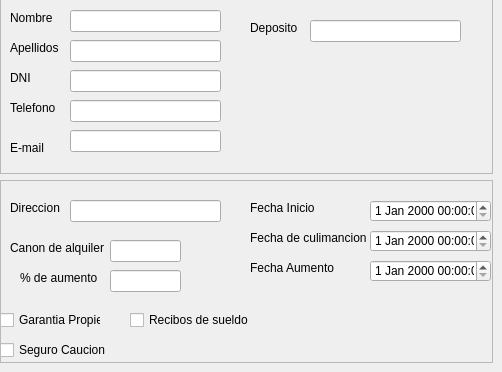
       <widget class="QWidget" name="Editar_Inquilino">
        <widget class="QFrame" name="DatosInq_Frame_2">
         <property name="geometry">
          <rect>
           <x>0</x>
           <y>-10</y>
           <width>493</width>
           <height>184</height>
          </rect>
         </property>
         <property name="frameShape">
          <enum>QFrame::StyledPanel</enum>
         </property>
         <property name="frameShadow">
          <enum>QFrame::Raised</enum>
         </property>
         <widget class="QLabel" name="label_14">
          <property name="geometry">
           <rect>
            <x>10</x>
            <y>20</y>
            <width>49</width>
            <height>16</height>
           </rect>
          </property>
          <property name="text">
           <string>Nombre</string>
          </property>
         </widget>
         <widget class="QLabel" name="label_15">
          <property name="geometry">
           <rect>
            <x>10</x>
            <y>50</y>
            <width>49</width>
            <height>16</height>
           </rect>
          </property>
          <property name="text">
           <string>Apellidos</string>
          </property>
         </widget>
         <widget class="QLabel" name="label_16">
          <property name="geometry">
           <rect>
            <x>10</x>
            <y>80</y>
            <width>49</width>
            <height>16</height>
           </rect>
          </property>
          <property name="text">
           <string>DNI</string>
          </property>
         </widget>
         <widget class="QLabel" name="label_17">
          <property name="geometry">
           <rect>
            <x>10</x>
            <y>110</y>
            <width>49</width>
            <height>16</height>
           </rect>
          </property>
          <property name="text">
           <string>Telefono</string>
          </property>
         </widget>
         <widget class="QLabel" name="label_18">
          <property name="geometry">
           <rect>
            <x>10</x>
            <y>150</y>
            <width>49</width>
            <height>16</height>
           </rect>
          </property>
          <property name="text">
           <string>E-mail</string>
          </property>
         </widget>
         <widget class="QLabel" name="label_19">
          <property name="geometry">
           <rect>
            <x>250</x>
            <y>30</y>
            <width>51</width>
            <height>16</height>
           </rect>
          </property>
          <property name="text">
           <string>Deposito</string>
          </property>
         </widget>
         <widget class="QLineEdit" name="lineEdit_10">
          <property name="geometry">
           <rect>
            <x>70</x>
            <y>20</y>
            <width>151</width>
            <height>22</height>
           </rect>
          </property>
         </widget>
         <widget class="QLineEdit" name="lineEdit_11">
          <property name="geometry">
           <rect>
            <x>70</x>
            <y>50</y>
            <width>151</width>
            <height>22</height>
           </rect>
          </property>
         </widget>
         <widget class="QLineEdit" name="lineEdit_12">
          <property name="geometry">
           <rect>
            <x>70</x>
            <y>80</y>
            <width>151</width>
            <height>22</height>
           </rect>
          </property>
         </widget>
         <widget class="QLineEdit" name="lineEdit_13">
          <property name="geometry">
           <rect>
            <x>70</x>
            <y>110</y>
            <width>151</width>
            <height>22</height>
           </rect>
          </property>
         </widget>
         <widget class="QLineEdit" name="lineEdit_14">
          <property name="geometry">
           <rect>
            <x>70</x>
            <y>140</y>
            <width>151</width>
            <height>22</height>
           </rect>
          </property>
         </widget>
         <widget class="QLineEdit" name="lineEdit_15">
          <property name="geometry">
           <rect>
            <x>310</x>
            <y>30</y>
            <width>151</width>
            <height>22</height>
           </rect>
          </property>
         </widget>
        </widget>
        <widget class="QFrame" name="Datos_alquiler_frame_2">
         <property name="geometry">
          <rect>
           <x>0</x>
           <y>180</y>
           <width>493</width>
           <height>183</height>
          </rect>
         </property>
         <property name="frameShape">
          <enum>QFrame::StyledPanel</enum>
         </property>
         <property name="frameShadow">
          <enum>QFrame::Raised</enum>
         </property>
         <widget class="QLabel" name="label_20">
          <property name="geometry">
           <rect>
            <x>10</x>
            <y>20</y>
            <width>51</width>
            <height>16</height>
           </rect>
          </property>
          <property name="text">
           <string>Direccion </string>
          </property>
         </widget>
         <widget class="QLabel" name="label_21">
          <property name="geometry">
           <rect>
            <x>250</x>
            <y>20</y>
            <width>71</width>
            <height>16</height>
           </rect>
          </property>
          <property name="text">
           <string>Fecha Inicio </string>
          </property>
         </widget>
         <widget class="QLabel" name="label_22">
          <property name="geometry">
           <rect>
            <x>10</x>
            <y>60</y>
            <width>101</width>
            <height>16</height>
           </rect>
          </property>
          <property name="text">
           <string>Canon de alquiler</string>
          </property>
         </widget>
         <widget class="QLabel" name="label_23">
          <property name="geometry">
           <rect>
            <x>250</x>
            <y>80</y>
            <width>91</width>
            <height>16</height>
           </rect>
          </property>
          <property name="text">
           <string>Fecha Aumento</string>
          </property>
         </widget>
         <widget class="QLabel" name="label_24">
          <property name="geometry">
           <rect>
            <x>20</x>
            <y>90</y>
            <width>81</width>
            <height>16</height>
           </rect>
          </property>
          <property name="text">
           <string>% de aumento</string>
          </property>
         </widget>
         <widget class="QCheckBox" name="checkBox_4">
          <property name="geometry">
           <rect>
            <x>0</x>
            <y>130</y>
            <width>101</width>
            <height>20</height>
           </rect>
          </property>
          <property name="text">
           <string>Garantia Propie</string>
          </property>
         </widget>
         <widget class="QCheckBox" name="checkBox_5">
          <property name="geometry">
           <rect>
            <x>0</x>
            <y>160</y>
            <width>111</width>
            <height>20</height>
           </rect>
          </property>
          <property name="text">
           <string>Seguro Caucion</string>
          </property>
         </widget>
         <widget class="QCheckBox" name="checkBox_6">
          <property name="geometry">
           <rect>
            <x>130</x>
            <y>130</y>
            <width>121</width>
            <height>20</height>
           </rect>
          </property>
          <property name="text">
           <string>Recibos de sueldo</string>
          </property>
         </widget>
         <widget class="QLabel" name="label_25">
          <property name="geometry">
           <rect>
            <x>250</x>
            <y>50</y>
            <width>121</width>
            <height>16</height>
           </rect>
          </property>
          <property name="text">
           <string>Fecha de culimancion </string>
          </property>
         </widget>
         <widget class="QLineEdit" name="lineEdit_16">
          <property name="geometry">
           <rect>
            <x>70</x>
            <y>20</y>
            <width>151</width>
            <height>22</height>
           </rect>
          </property>
         </widget>
         <widget class="QLineEdit" name="lineEdit_17">
          <property name="geometry">
           <rect>
            <x>110</x>
            <y>60</y>
            <width>71</width>
            <height>22</height>
           </rect>
          </property>
         </widget>
         <widget class="QLineEdit" name="lineEdit_18">
          <property name="geometry">
           <rect>
            <x>110</x>
            <y>90</y>
            <width>71</width>
            <height>22</height>
           </rect>
          </property>
         </widget>
         <widget class="QDateTimeEdit" name="dateTimeEdit_4">
          <property name="geometry">
           <rect>
            <x>370</x>
            <y>20</y>
            <width>121</width>
            <height>22</height>
           </rect>
          </property>
         </widget>
         <widget class="QDateTimeEdit" name="dateTimeEdit_5">
          <property name="geometry">
           <rect>
            <x>370</x>
            <y>50</y>
            <width>121</width>
            <height>22</height>
           </rect>
          </property>
         </widget>
         <widget class="QDateTimeEdit" name="dateTimeEdit_6">
          <property name="geometry">
           <rect>
            <x>370</x>
            <y>80</y>
            <width>121</width>
            <height>22</height>
           </rect>
          </property>
         </widget>
        </widget>
       </widget>
